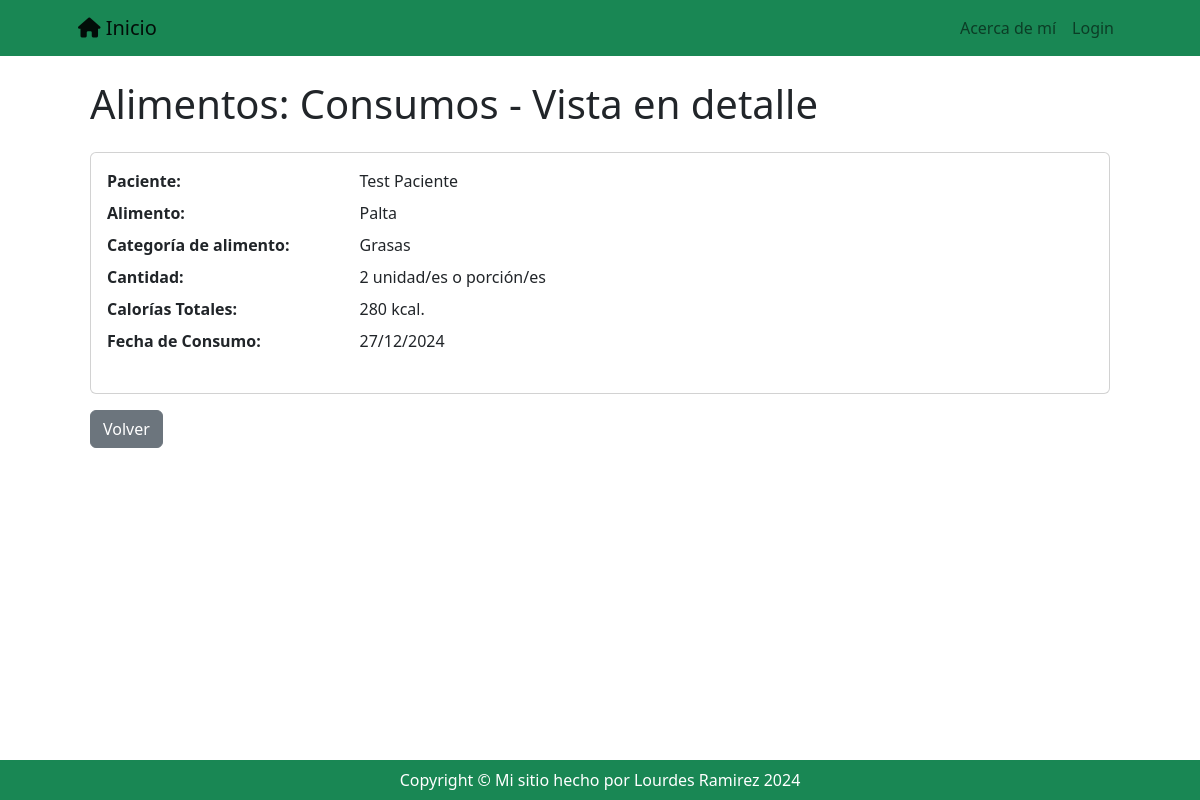
/registro/consumo/detail/1, run on the app's committed database.
### registro/models.py (models this page shows, shortened)
class Consumo(models.Model):
    usuario = models.ForeignKey(Usuario,  on_delete=models.CASCADE, verbose_name='paciente')
    alimento = models.ForeignKey(Alimento, on_delete=models.DO_NOTHING)
    cantidad = models.PositiveIntegerField()
    kcal_total = models.PositiveIntegerField(editable=False)
    fecha_consumo = models.DateField(default=timezone.now)
    class Meta:
        ordering = ('-fecha_consumo',)

class Usuario(models.Model):
    nombre = models.CharField(max_length=255)
    meta_diaria_kcal = models.PositiveIntegerField(null=True, blank=True)
    avatar = models.ImageField(upload_to='imagenes_perfil', blank=True, null=True)

class Alimento(models.Model):
    nombre = models.CharField(max_length=100, db_index=True)
    tipo = models.ForeignKey(
        Categoria,
        on_delete=models.SET_NULL,
        null=True,
        blank=True,
        verbose_name='categoría',
        db_index=True
    )
    kcal = models.PositiveIntegerField()
    class Meta:
        unique_together = ('tipo', 'nombre')
        verbose_name = 'Alimento'
        verbose_name_plural = 'Alimentos'

class Categoria(models.Model):
    nombre = models.CharField(max_length=255, unique=True)
    descripcion = models.TextField(blank=True, null=True, verbose_name='descripción')
    def __str__(self):
        return self.nombre
    class Meta:
        verbose_name = 'Categoría de Alimento'
        verbose_name_plural = 'Categorías de Alimento'

### registro/views_models/consumo.py (the view)
# urls.py: path('consumo/detail/<int:pk>', consumo.ConsumoDetailView.as_view(), name='consumo_detail'),
class ConsumoDetailView(DetailView):
    model = Consumo

### registro/templates/registro/consumo_detail.html
{% extends 'core/base.html' %}
{% block content %}
<div class="container mt-4">
    <h1 class="mb-4">Alimentos: Consumos - Vista en detalle</h1>
    <div class="card">
        <div class="card-body">
            <dl class="row">
                <dt class="col-sm-3">Paciente:</dt>
                <dd class="col-sm-9">{{ object.usuario.nombre }}</dd>
                <dt class="col-sm-3">Alimento:</dt>
                <dd class="col-sm-9">{{ object.alimento.nombre }}</dd>
                <dt class="col-sm-3">Categoría de alimento:</dt>
                <dd class="col-sm-9">{{ object.alimento.tipo }}</dd>
                <dt class="col-sm-3">Cantidad:</dt>
                <dd class="col-sm-9">{{ object.cantidad }} unidad/es o porción/es</dd>
                <dt class="col-sm-3">Calorías Totales:</dt>
                <dd class="col-sm-9">{{ object.kcal_total }} kcal.</dd>
                <dt class="col-sm-3">Fecha de Consumo:</dt>
                <dd class="col-sm-9">{{ object.fecha_consumo|date:"d/m/Y" }}</dd>
            </dl>
        </div>
    </div>
    <div class="mt-3">
        <a href="{% url 'registro:consumo_list' %}" class="btn btn-secondary">Volver</a>
    </div>
</div>
{% endblock content %}

### data on the page
Consumo: usuario.nombre "Test Paciente", alimento.nombre "Palta", alimento.tipo "Grasas", cantidad "2", kcal_total "280", fecha_consumo "27/12/2024"
